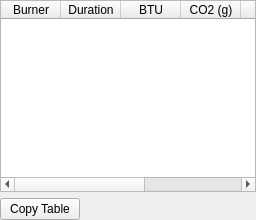
     <widget class="QWidget" name="detailsTab">
      <property name="toolTip">
       <string notr="true"/>
      </property>
      <property name="accessibleDescription">
       <string notr="true"/>
      </property>
      <attribute name="title">
       <string notr="true">Details</string>
      </attribute>
      <layout class="QVBoxLayout" name="verticalLayout_3">
       <property name="spacing">
        <number>6</number>
       </property>
       <property name="leftMargin">
        <number>0</number>
       </property>
       <property name="topMargin">
        <number>0</number>
       </property>
       <property name="rightMargin">
        <number>0</number>
       </property>
       <property name="bottomMargin">
        <number>0</number>
       </property>
       <item>
        <widget class="QTableWidget" name="datatable">
         <property name="sizePolicy">
          <sizepolicy hsizetype="Expanding" vsizetype="Expanding">
           <horstretch>0</horstretch>
           <verstretch>0</verstretch>
          </sizepolicy>
         </property>
         <property name="toolTip">
          <string notr="true"/>
         </property>
         <property name="accessibleDescription">
          <string notr="true"/>
         </property>
         <property name="horizontalScrollBarPolicy">
          <enum>Qt::ScrollBarAsNeeded</enum>
         </property>
         <property name="sizeAdjustPolicy">
          <enum>QAbstractScrollArea::AdjustIgnored</enum>
         </property>
         <property name="editTriggers">
          <set>QAbstractItemView::NoEditTriggers</set>
         </property>
         <property name="tabKeyNavigation">
          <bool>false</bool>
         </property>
         <property name="alternatingRowColors">
          <bool>true</bool>
         </property>
         <property name="selectionBehavior">
          <enum>QAbstractItemView::SelectRows</enum>
         </property>
         <property name="sortingEnabled">
          <bool>true</bool>
         </property>
         <property name="wordWrap">
          <bool>false</bool>
         </property>
         <attribute name="horizontalHeaderCascadingSectionResizes">
          <bool>false</bool>
         </attribute>
         <attribute name="horizontalHeaderMinimumSectionSize">
          <number>50</number>
         </attribute>
         <attribute name="horizontalHeaderDefaultSectionSize">
          <number>60</number>
         </attribute>
         <attribute name="horizontalHeaderStretchLastSection">
          <bool>true</bool>
         </attribute>
         <column>
          <property name="text">
           <string notr="true">Burner</string>
          </property>
         </column>
         <column>
          <property name="text">
           <string notr="true">Duration</string>
          </property>
         </column>
         <column>
          <property name="text">
           <string notr="true">BTU</string>
          </property>
         </column>
         <column>
          <property name="text">
           <string notr="true">CO2 (g)</string>
          </property>
         </column>
         <column>
          <property name="text">
           <string notr="true">Load</string>
          </property>
         </column>
         <column>
          <property name="text">
           <string notr="true">Source</string>
          </property>
         </column>
         <column>
          <property name="text">
           <string notr="true">Kind</string>
          </property>
         </column>
        </widget>
       </item>
       <item>
        <layout class="QHBoxLayout" name="CopyTableLine">
         <property name="rightMargin">
          <number>2</number>
         </property>
         <item>
          <widget class="QPushButton" name="copyTableButton">
           <property name="focusPolicy">
            <enum>Qt::NoFocus</enum>
           </property>
           <property name="toolTip">
            <string notr="true"/>
           </property>
           <property name="accessibleDescription">
            <string notr="true"/>
           </property>
           <property name="text">
            <string notr="true">Copy Table</string>
           </property>
          </widget>
         </item>
         <item>
          <spacer name="horizontalSpacer_3">
           <property name="orientation">
            <enum>Qt::Horizontal</enum>
           </property>
           <property name="sizeHint" stdset="0">
            <size>
             <width>40</width>
             <height>20</height>
            </size>
           </property>
          </spacer>
         </item>
         <item>
          <widget class="QLabel" name="roastbatchposLabel">
           <property name="toolTip">
            <string notr="true"/>
           </property>
           <property name="accessibleDescription">
            <string notr="true"/>
           </property>
           <property name="text">
            <string notr="true"/>
           </property>
           <property name="alignment">
            <set>Qt::AlignRight|Qt::AlignTrailing|Qt::AlignVCenter</set>
           </property>
          </widget>
         </item>
        </layout>
       </item>
      </layout>
     </widget>
